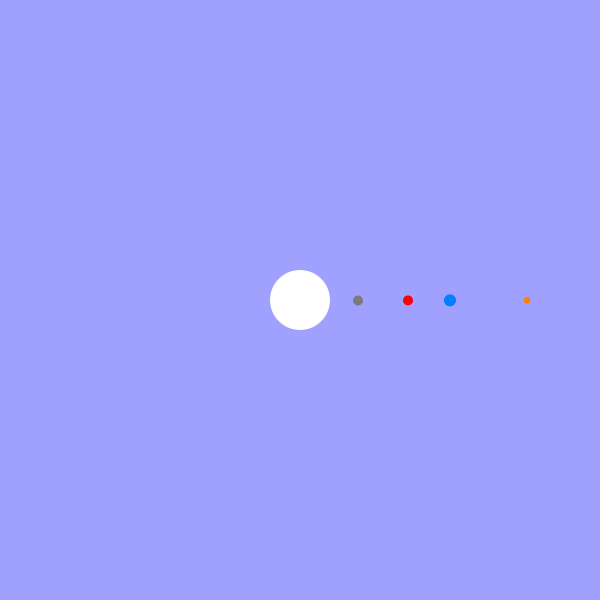
Frame 1 (no input)
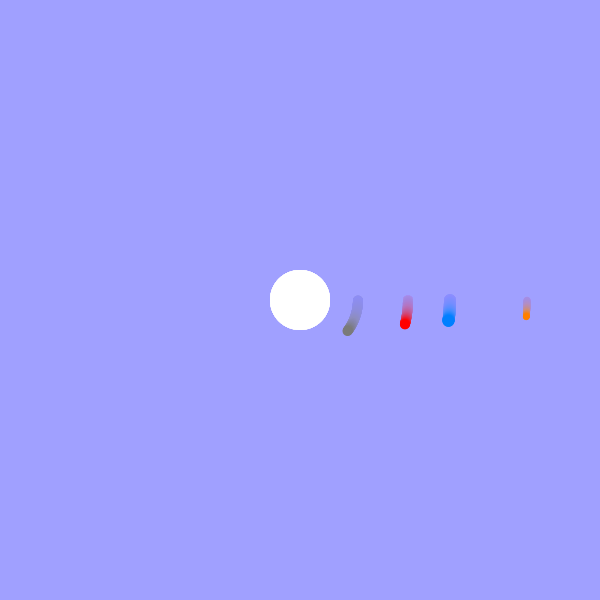
Frame 60 (the mouse pressed at the canvas centre just before this capture)
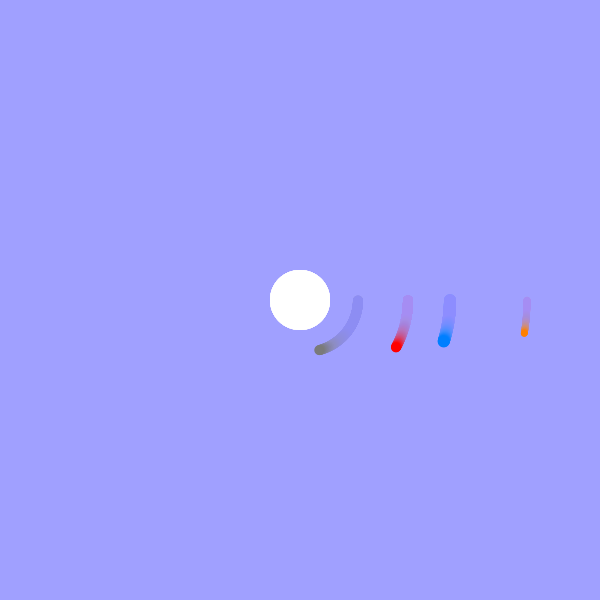
Frame 120 (the mouse held since frame 60 and released just before this capture)

The Processing sketch that drew these frames (run headless with seeded random() and noise(); from frame 60 on, the mouse is pressed at the canvas centre):

// Processing sketch: Planets
// ── Planets.pde
//Planet(float x1, float y1, float rad1, float mass1, color col1)

float bigG = 0.98;
Planet sun, earth, mars, venus, mercury;
ArrayList <Planet> solarsystem;
int test = 1;

void setup() {
  size(600, 600);
  background(160, 160, 255);
  noStroke();
  //noLoop();

  sun = new Planet(300, 300, 30, 2 * pow(10, 1), color(255));
  earth = new Planet(450, 300, 6, 6 * pow(10, -5), color(0, 127, 255));
  mars = new Planet(527, 300, 3.4, 7 * pow(10, -6), color(255, 127, 0));
  venus = new Planet(408, 300, 5, 5 * pow(10, -4), color(255, 0, 0));
  mercury = new Planet(358, 300, 5, 3 * pow(10, -6), color(122));

  earth.vel.y = 0.35;
  mars.vel.y = 0.28;
  venus.vel.y = 0.41;
  mercury.vel.y = 0.55;

  ArrayList <Planet> solarsysteminit = new ArrayList <Planet>();
  solarsysteminit.add(sun);
  solarsysteminit.add(earth);
  solarsysteminit.add(mars);
  solarsysteminit.add(venus);
  solarsysteminit.add(mercury);
  solarsystem = solarsysteminit;

  //solarsystem = randomSystem(10);
}


void draw() {
  fill(160, 160, 255, 10);
  rect(0, 0, width, height);
  //friction(solarsystem);
  solarsystem = doEverything(solarsystem);
  if(solarsystem.size() == 1) {
    println(solarsystem.get(0).x, solarsystem.get(0).y);
    noLoop();
  }
}

void mousePressed() {
  
}

void keyPressed() {
  if (key == 'r') {
    size(600, 600);
    background(160, 160, 255);
    noStroke();
    //noLoop();
    frameRate(600);

    sun = new Planet(300, 300, 30, 2 * pow(10, 1), color(255));
    earth = new Planet(450, 300, 6, 6 * pow(10, -5), color(0, 127, 255));
    mars = new Planet(527, 300, 3.4, 7 * pow(10, -6), color(255, 127, 0));
    venus = new Planet(408, 300, 5, 5 * pow(10, -4), color(255, 0, 0));
    mercury = new Planet(358, 300, 5, 3 * pow(10, -6), color(122));

    earth.vel.y = 0.35;
    mars.vel.y = 0.28;
    venus.vel.y = 0.41;
    mercury.vel.y = 0.55;

    ArrayList <Planet> solarsysteminit = new ArrayList <Planet>();
    solarsysteminit.add(sun);
    solarsysteminit.add(earth);
    solarsysteminit.add(mars);
    solarsysteminit.add(venus);
    solarsysteminit.add(mercury);
    solarsystem = solarsysteminit;

    //solarsystem = randomSystem(10);
  } else if (keyCode == UP) {
    test ++;
  } else if (keyCode == DOWN) {
    test --;
  } else if (key == 'p') {
    background(160, 160, 255);
    loop();
     solarsystem = randomSystem(100);
    //Planet temp = new Planet(random(-width, 0), random(-height, 0), random(width/50, width/10), random(pow(10, -7), 10), color(255));
    //temp.vel.x = random(0.0, 0.5);
    //temp.vel.y = random(0.0, 0.5);
    //solarsystem.add(temp);

    //temp = new Planet(random(width, width * 2), random(-height, 0), random(width/50, width/10), random(pow(10, -7), 10), color(255));
    //temp.vel.x = random(-0.5, 0.0);
    //temp.vel.y = random(0.0, 0.5);
    //solarsystem.add(temp);

    //temp = new Planet(random(width, width* 2), random(height, height * 2), random(width/50, width/10), random(pow(10, -7), 10), color(255));
    //temp.vel.x = random(-0.5, 0.0);
    //temp.vel.y = random(-0.5, 0.0);
    //solarsystem.add(temp);

    //temp = new Planet(random(-width, 0), random(height, height * 2), random(width/50, width/10), random(pow(10, -7), 10), color(255));
    //temp.vel.x = random(0.0, 0.5);
    //temp.vel.y = random(-0.5, 0.0);
    //solarsystem.add(temp);
  }
}

// ── Planet.pde


class Planet {

  float rad, vol, mass, x, y, dens;
  PVector vel, acc;
  color col;


  Planet(float x1, float y1, float rad1, float mass1, color col1) {
    x = x1;
    y = y1;
    rad = rad1;
    mass = mass1;
    col = col1;
    vol = 4 * PI * rad1 * rad1 * rad1 / 3;
    dens = mass1 / vol;
    vel = new PVector(0.0, 0.0);
    acc = new PVector(0.0, 0.0);
  }

  void display() {
    fill(col);
    ellipse(x, y, rad*2, rad*2);
  }

  void move() {
    vel.add(acc);
    x += vel.x;
    y += vel.y;
    acc.x = 0;
    acc.y = 0;
  }

  void update(boolean doColour) {
    vol = 4.0/3.0 * PI * rad * rad * rad;
    dens = mass/vol;
    if (doColour) {
      col = color(map(mass, pow(10, -7), 100, 255, 0));
    }
  }
}

ArrayList <Planet> calcGrav(ArrayList <Planet> system) {
  ArrayList <Planet> returnP = system;
  for (int i = 0; i < returnP.size() - 1; i++) {
    for (int j = i + 1; j < returnP.size(); j++) {
      float dista = dist(system.get(i).x, system.get(i).y, system.get(j).x, system.get(j).y);
      //dista *= 1000;
      float force = bigG * system.get(i).mass * system.get(j).mass / pow(dista, 2);
      returnP.get(i).acc.x += cos(getAngle(new PVector(system.get(i).x + 1, system.get(i).y), new PVector(system.get(i).x, system.get(i).y), new PVector(system.get(j).x, system.get(j).y))) * force / system.get(i).mass;
      returnP.get(i).acc.y += sin(getAngle(new PVector(system.get(i).x + 1, system.get(i).y), new PVector(system.get(i).x, system.get(i).y), new PVector(system.get(j).x, system.get(j).y))) * force / system.get(i).mass;
      returnP.get(j).acc.x += cos(getAngle(new PVector(system.get(j).x + 1, system.get(j).y), new PVector(system.get(j).x, system.get(j).y), new PVector(system.get(i).x, system.get(i).y))) * force / system.get(j).mass;
      returnP.get(j).acc.y += sin(getAngle(new PVector(system.get(j).x + 1, system.get(j).y), new PVector(system.get(j).x, system.get(j).y), new PVector(system.get(i).x, system.get(i).y))) * force / system.get(j).mass;
    }
  }
  return returnP;
}

ArrayList <Planet> collisions(ArrayList <Planet> system) {
  ArrayList <Planet> returnP = system;
  for (int i = 0; i < returnP.size() - 1; i++) {
    for (int j = i + 1; j < returnP.size(); j++) {
      if (dist(system.get(i).x, system.get(i).y, system.get(j).x, system.get(j).y) < max(system.get(i).rad, system.get(j).rad)) {
        float n = system.get(i).vol;
        float m = system.get(j).vol;
        returnP.get(i).x = (m * system.get(j).x + n * system.get(i).x) / (m + n);
        returnP.get(i).y = (m * system.get(j).y + n * system.get(i).y) / (m + n);
        returnP.get(i).mass += returnP.get(j).mass;
        
        returnP.get(i).rad = pow(pow(system.get(i).rad, 3) + pow(system.get(j).rad, 3), 1.0/3.0);
        returnP.get(i).vel.x = (system.get(i).vel.x * system.get(i).mass + system.get(j).vel.x * system.get(j).mass) / (2 * (system.get(i).mass + system.get(j).mass) );
        returnP.get(i).vel.y = (system.get(i).vel.y * system.get(i).mass + system.get(j).vel.y * system.get(j).mass) / (2 * (system.get(i).mass + system.get(j).mass) ); 
        returnP.remove(j);
        //system.remove(j);
        i = 0;
      }
    }
  }
  return returnP;
}



ArrayList <Planet> friction(ArrayList <Planet> system) {
  ArrayList <Planet> returnP = system;
  for (int i = 0; i < system.size(); i++) {
    returnP.get(i).vel.x *= 0.99;
    returnP.get(i).vel.y *= 0.99;
  }
  return returnP;
}

ArrayList <Planet> randomSystem(int size) {
  ArrayList <Planet> returnP = new ArrayList <Planet>(size);
  for (int i = 0; i < size; i++) {
    Planet temp1 = new Planet(random(0, width), random(0, height), random(width/50, width/10), random(pow(10, -7), 10), color(255));
    returnP.add(temp1);
  }
  return returnP;
}

ArrayList <Planet> doEverything(ArrayList <Planet> system) {
  system = calcGrav(system);
  system = collisions(system);
  for (int i = 0; i < system.size(); i++) {
    system.get(i).update(false);
    system.get(i).move();
    system.get(i).display();
  }
  return system;
}

// ── getAngle.pde
//FINDS ANGLE abc

float getAngle(PVector a, PVector b, PVector c) {
  
  float angle = degrees(PVector.angleBetween(a.sub(b), c.sub(b)));
  a.add(b);
  c.add(b);
  if(c.y < b.y) {
    angle = 360 - angle;
  }
  
  return radians(angle) % TWO_PI;
  
}
